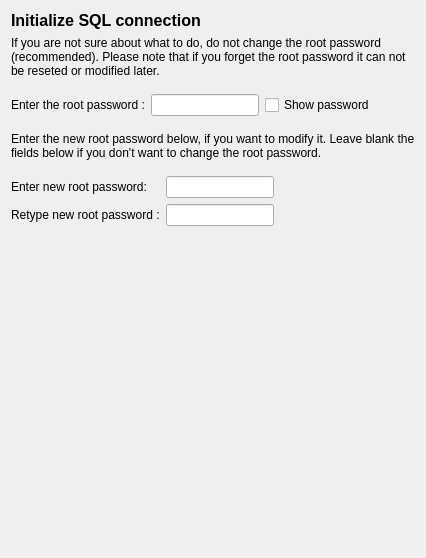
     <widget class="QWidget" name="pageInitializeSQL">
      <layout class="QVBoxLayout" name="verticalLayout_14">
       <item>
        <widget class="QLabel" name="lblTitleInitSQL">
         <property name="font">
          <font>
           <pointsize>12</pointsize>
           <weight>75</weight>
           <bold>true</bold>
          </font>
         </property>
         <property name="text">
          <string>Initialize SQL connection</string>
         </property>
        </widget>
       </item>
       <item>
        <widget class="QLabel" name="lblText4_2">
         <property name="text">
          <string>If you are not sure about what to do, do not change the root password (recommended). Please note that if you forget the root password it can not be reseted or modified later.</string>
         </property>
         <property name="wordWrap">
          <bool>true</bool>
         </property>
        </widget>
       </item>
       <item>
        <spacer name="verticalSpacer_20">
         <property name="orientation">
          <enum>Qt::Vertical</enum>
         </property>
         <property name="sizeType">
          <enum>QSizePolicy::Fixed</enum>
         </property>
         <property name="sizeHint" stdset="0">
          <size>
           <width>20</width>
           <height>10</height>
          </size>
         </property>
        </spacer>
       </item>
       <item>
        <layout class="QHBoxLayout" name="horizontalLayout_21">
         <item>
          <widget class="QLabel" name="lblText4_1">
           <property name="text">
            <string>Enter the root password :</string>
           </property>
          </widget>
         </item>
         <item>
          <widget class="QLineEdit" name="ledSQLRootPsw">
           <property name="echoMode">
            <enum>QLineEdit::Password</enum>
           </property>
          </widget>
         </item>
         <item>
          <widget class="QCheckBox" name="chkShowSQLPassword">
           <property name="text">
            <string>Show password</string>
           </property>
          </widget>
         </item>
         <item>
          <spacer name="horizontalSpacer_22">
           <property name="orientation">
            <enum>Qt::Horizontal</enum>
           </property>
           <property name="sizeHint" stdset="0">
            <size>
             <width>40</width>
             <height>20</height>
            </size>
           </property>
          </spacer>
         </item>
        </layout>
       </item>
       <item>
        <spacer name="verticalSpacer_21">
         <property name="orientation">
          <enum>Qt::Vertical</enum>
         </property>
         <property name="sizeType">
          <enum>QSizePolicy::Fixed</enum>
         </property>
         <property name="sizeHint" stdset="0">
          <size>
           <width>20</width>
           <height>10</height>
          </size>
         </property>
        </spacer>
       </item>
       <item>
        <widget class="QLabel" name="lblText4_3">
         <property name="text">
          <string>Enter the new root password below, if you want to modify it. Leave blank the fields below if you don't want to change the root password.</string>
         </property>
         <property name="wordWrap">
          <bool>true</bool>
         </property>
        </widget>
       </item>
       <item>
        <spacer name="verticalSpacer_22">
         <property name="orientation">
          <enum>Qt::Vertical</enum>
         </property>
         <property name="sizeType">
          <enum>QSizePolicy::Fixed</enum>
         </property>
         <property name="sizeHint" stdset="0">
          <size>
           <width>20</width>
           <height>10</height>
          </size>
         </property>
        </spacer>
       </item>
       <item>
        <layout class="QHBoxLayout" name="horizontalLayout_18">
         <item>
          <layout class="QFormLayout" name="formLayout">
           <item row="0" column="0">
            <widget class="QLabel" name="lblText4_4">
             <property name="text">
              <string>Enter new root password:</string>
             </property>
            </widget>
           </item>
           <item row="0" column="1">
            <widget class="QLineEdit" name="ledSQLRootPsw1">
             <property name="echoMode">
              <enum>QLineEdit::Password</enum>
             </property>
            </widget>
           </item>
           <item row="1" column="0">
            <widget class="QLabel" name="lblText4_5">
             <property name="text">
              <string>Retype new root password :</string>
             </property>
            </widget>
           </item>
           <item row="1" column="1">
            <widget class="QLineEdit" name="ledSQLRootPsw2">
             <property name="echoMode">
              <enum>QLineEdit::Password</enum>
             </property>
            </widget>
           </item>
          </layout>
         </item>
         <item>
          <spacer name="horizontalSpacer_26">
           <property name="orientation">
            <enum>Qt::Horizontal</enum>
           </property>
           <property name="sizeHint" stdset="0">
            <size>
             <width>40</width>
             <height>20</height>
            </size>
           </property>
          </spacer>
         </item>
        </layout>
       </item>
       <item>
        <spacer name="verticalSpacer_18">
         <property name="orientation">
          <enum>Qt::Vertical</enum>
         </property>
         <property name="sizeHint" stdset="0">
          <size>
           <width>20</width>
           <height>321</height>
          </size>
         </property>
        </spacer>
       </item>
      </layout>
     </widget>
